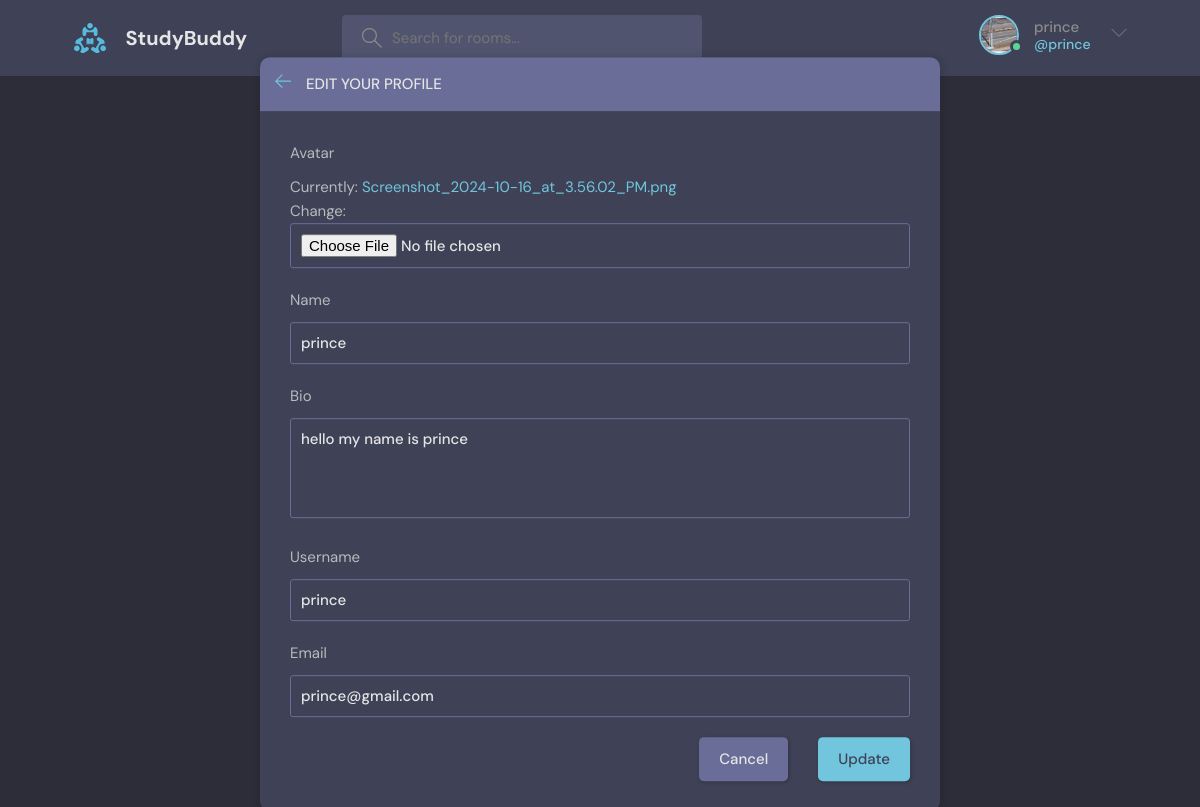
The page /edit-user (signed in) on the database its author committed.
### base/models.py (models this page shows, shortened)
class User(AbstractUser):
    name = models.CharField(max_length=200, null=True)
    email = models.EmailField(unique=True, null=True)
    bio = models.TextField(null=True)
    avatar = models.ImageField(null=True, default="avatar.svg")
    USERNAME_FIELD = 'email'
    REQUIRED_FIELDS = []

### base/views.py (the view)
# urls.py: path('edit-user', views.updateUser, name='edit-user'),
@login_required(login_url='base:login')
def updateUser(request):
    user = request.user
    form = UserForm(instance=user)  # pre filling
    context = {
        'form': form}
    if request.method == "POST":
        form = UserForm(request.POST, request.FILES, instance=user)
        form.save()
        return redirect("base:user-profile", user.id)
    return render(request, 'base/edit-user.html', context)

### base/forms.py
class UserForm(ModelForm):
    class Meta:
        model = User
        fields = ['avatar', 'name', 'bio', 'username', 'email']

### base/templates/base/edit-user.html (shortened to what this page needs)
{% extends 'main.html' %}
{% block content %}
    <main class="update-account layout">
        <div class="container">
            <div class="layout__box">
                <div class="layout__boxHeader">
                    <div class="layout__boxTitle">
                        <a href="{% url 'base:home' %}">
                            <svg version="1.1" xmlns="http://www.w3.org/2000/svg" width="32" height="32"
                                viewBox="0 0 32 32">
                                <title>arrow-left</title>
                                <path
                                    d="M13.723 2.286l-13.723 13.714 13.719 13.714 1.616-1.611-10.96-10.96h27.625v-2.286h-27.625l10.965-10.965-1.616-1.607z">
                                </path>
                            </svg>
                        </a>
                        <h3>Edit your profile</h3>
                    </div>
                </div>
                <div class="layout__body">
                    <form class="form" action="" method="POST" enctype="multipart/form-data">
                        {% for field in form %}
                        <div class="form__group">
                            <label for="profile_pic">{{ field.label }}</label>
                            {{ field }}
                        </div>
                        {% endfor %}
                        <div class="form__action">
                            <a class="btn btn--dark" href="/">Cancel</a>
                            <button class="btn btn--main" type="submit">Update</button>
                        </div>
                    </form>
                </div>
            </div>
        </div>
    </main>
{% endblock %}

### templates/navbar.html (shortened to what this page needs)
{% load static %}
<header class="header header--loggedIn">
  <div class="container">
    <a href="{% url 'base:home' %}" class="header__logo">
      <img src="{% static 'images/logo.svg' %}" />
      <h1>StudyBuddy</h1>
    </a>
    <form class="header__search" method="GET" action="{% url 'base:home' %}">
      <label>
        <input name="q" placeholder="Search for rooms..." />
      </label>
    </form>
    <nav class="header__menu">
      {% if request.user.is_authenticated %}
      <div class="header__user">
        <a href="{% url 'base:user-profile' request.user.id %}">
          <div class="avatar avatar--medium active">
            <img src="{{ request.user.avatar.url }}" />
          </div>
          <p>
            {{ request.user.username }}
            <span>@{{ request.user.username }}</span>
          </p>
        </a>
        <button class="dropdown-button">
          <svg
            version="1.1"
            xmlns="http://www.w3.org/2000/svg"
            width="32"
            height="32"
            viewBox="0 0 32 32"
          >
            <title>chevron-down</title>
            <path d="M16 21l-13-13h-3l16 16 16-16h-3l-13 13z"></path>
          </svg>
        </button>
      </div>
      {% else %}
      <a href="{% url 'base:login' %}">
        <img src="{% static 'images/avatar.svg' %}" />
        <p>Login</p>
      </a>
      {% endif %}
    </nav>
  </div>
</header>

### rows shown on the page
User: user.avatar (picture), user.username "prince", form "prince" "hello my name is prince" "prince" "prince@gmail.com"

### other values the page prints
{{ field.label }} "Avatar" "Name" "Bio" "Username" "Email"
